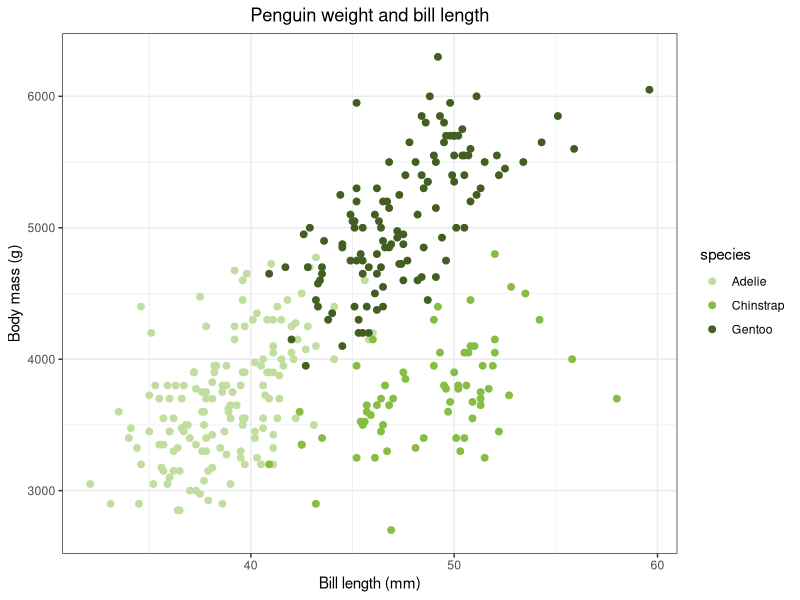

Generate this figure with R:
## ---- chunk 1
#| fig-width: 10
#| fig-height: 4.5
library("ggplot2")
library("palmerpenguins")
data(penguins, package = "palmerpenguins")
ggplot(penguins, aes(x      = bill_length_mm,
                     y      = body_mass_g,
                     colour = species)) +
    geom_point(size = 2) +
    theme_bw() +
    labs(x = "Bill length (mm)",
         y = "Body mass (g)") +
    ggtitle("Penguin weight and bill length") +
    theme(plot.title = element_text(hjust = 0.5)) +
    scale_colour_manual(values = c("#c1dea0", "#85be42", "#425f21"))
